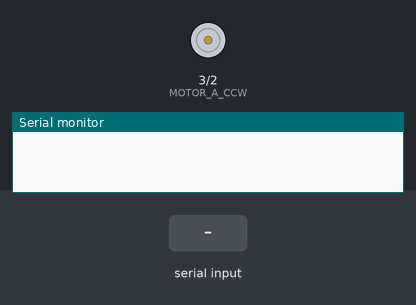
A sketch run on a simulated Arduino Uno, built with avr-gcc and run on an emulated ATmega328P. Parts: motor-driver pin pairs drawn as motors (green arrow = first pin HIGH = forward, orange = second pin HIGH = backward, longer = more drive), the last lines printed to the serial monitor. The test bench sets the inputs (shaded band).

Above: at 1.2 s.
1.3 s: "W" received over Serial
At 1.7 s:
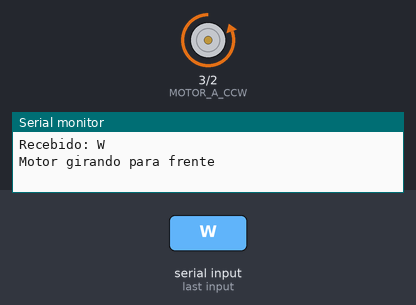
2.8 s: "A" received over the second serial link
At 3.8 s:
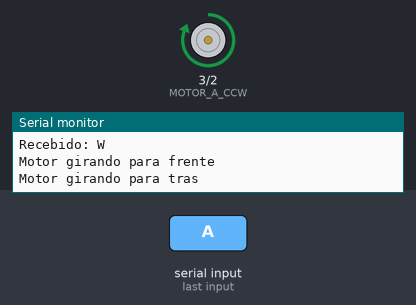
4.3 s: "W" received over the second serial link
At 5.0 s:
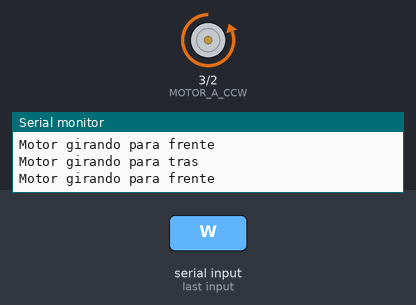
8.8 s: "D" received over the second serial link
At 9.3 s:
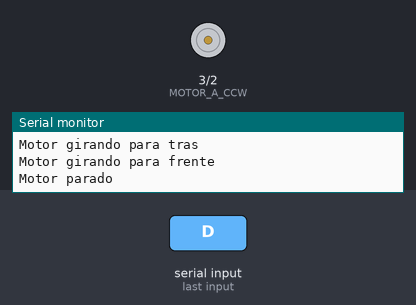
Timing chart, 0 to 11.3 s (numbered marks = the images above; inputs shaded):
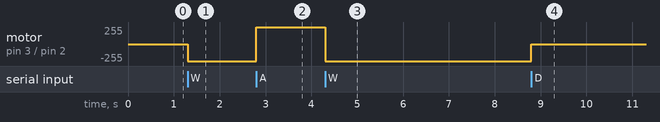

Measured:
- after the input at 1.3 s, motor on pin 3 (MOTOR_A_CCW) / pin 2 (MOTOR_A_CW): stopped → backward 255/255 at once
- after the input at 2.8 s, motor on pin 3 (MOTOR_A_CCW) / pin 2 (MOTOR_A_CW): backward 255/255 → forward 255/255 at once
- after the input at 4.3 s, motor on pin 3 (MOTOR_A_CCW) / pin 2 (MOTOR_A_CW): forward 255/255 → backward 255/255 at once
- after the input at 8.8 s, motor on pin 3 (MOTOR_A_CCW) / pin 2 (MOTOR_A_CW): backward 255/255 → stopped at once

The sketch:

controle_motor_DC.ino
```cpp
#include <SoftwareSerial.h>
#define MOTOR_A_CW 2
#define MOTOR_A_CCW 3

#define MOTOR_B_CW
#define MOTOR_B_CCW

#define MOTOR_C_CW
#define MOTOR_C_CCW

#define ARD_BT_RX 6  // Arduino RX () -> Bluetooth TXD
#define ARD_BT_TX 7  // Arduino RX () -> Bluetooth RXD

SoftwareSerial bluetooth(ARD_BT_RX, ARD_BT_TX);

void setup() {
  pinMode(MOTOR_A_CW, OUTPUT);
  pinMode(MOTOR_A_CCW, OUTPUT);
  Serial.begin(9600);
  Serial.setTimeout(10);
  bluetooth.begin(9600);
}

void loop() {
  char comando = 0;
  char letra = 0;
  if (bluetooth.available() > 0) {
    letra = bluetooth.read();
  }
  if (letra == 'W') {
    digitalWrite(MOTOR_A_CW, HIGH);
    digitalWrite(MOTOR_A_CCW, LOW);
    bluetooth.print("*MCARRINHO INDO PRA FRENTE\n*");
    Serial.println("Motor girando para frente");
  }
  if (letra == 'A') {
    digitalWrite(MOTOR_A_CW, LOW);
    digitalWrite(MOTOR_A_CCW, HIGH);
    bluetooth.print("*MCARRINHO INDO PRA TRAS\n*");
    Serial.println("Motor girando para tras");
  }
  if (letra == 'D') {
    digitalWrite(MOTOR_A_CW, LOW);
    digitalWrite(MOTOR_A_CCW, LOW);
    bluetooth.print("*MCARRINHO PARADO\n*");
    Serial.println("Motor parado");
  }


  if (Serial.available() > 0) {
    comando = Serial.read();
    Serial.print("Recebido: ");
    Serial.println(comando);
    // Comando para ir pra frente.
    if (comando == 'W') {
      digitalWrite(MOTOR_A_CW, HIGH);
      digitalWrite(MOTOR_A_CCW, LOW);
      Serial.println("Motor girando para frente");
    }
    // Comando para dar ré.
    if (comando == 'S') {
      digitalWrite(MOTOR_A_CW, LOW);
      digitalWrite(MOTOR_A_CCW, HIGH);
      Serial.println("Motor girando para tras");
    }
    // Comando pra parar.
    if (comando == 'X') {
      digitalWrite(MOTOR_A_CW, LOW);
      digitalWrite(MOTOR_A_CCW, LOW);
      Serial.println("Motor parado!");
    }
  }
}
```
